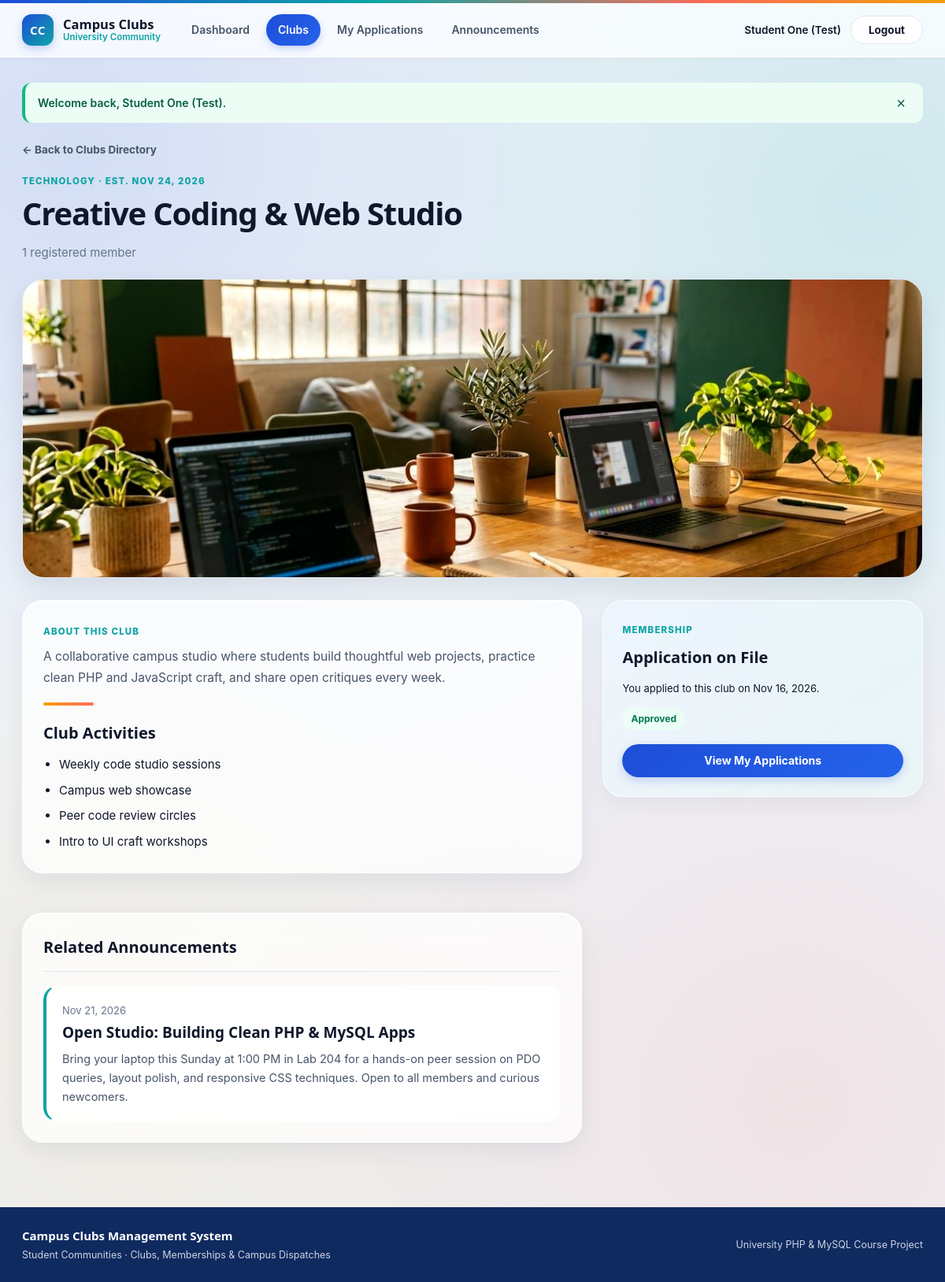
Screenshot of /student/club_details.php?id=1 (signed in) with the database file from the repository.
### tables this page shows
CREATE TABLE `clubs` (
    `id` INT UNSIGNED NOT NULL AUTO_INCREMENT,
    `name` VARCHAR(140) NOT NULL,
    `description` TEXT NOT NULL,
    `category` VARCHAR(80) NOT NULL,
    `activities` TEXT NOT NULL,
    `image` VARCHAR(255) DEFAULT 'images/club-tech.jpg',
    `created_at` TIMESTAMP NOT NULL DEFAULT CURRENT_TIMESTAMP,
    PRIMARY KEY (`id`),
    UNIQUE KEY `uq_clubs_name` (`name`),
    KEY `idx_clubs_category` (`category`)
);

CREATE TABLE `announcements` (
    `id` INT UNSIGNED NOT NULL AUTO_INCREMENT,
    `club_id` INT UNSIGNED DEFAULT NULL,
    `title` VARCHAR(180) NOT NULL,
    `content` TEXT NOT NULL,
    `created_at` TIMESTAMP NOT NULL DEFAULT CURRENT_TIMESTAMP,
    PRIMARY KEY (`id`),
    KEY `idx_announcements_club` (`club_id`),
    KEY `idx_announcements_created` (`created_at`),
    CONSTRAINT `fk_announcements_club`
        FOREIGN KEY (`club_id`) REFERENCES `clubs` (`id`)
        ON DELETE CASCADE ON UPDATE CASCADE
);

CREATE TABLE `membership_applications` (
    `id` INT UNSIGNED NOT NULL AUTO_INCREMENT,
    `student_id` INT UNSIGNED NOT NULL,
    `club_id` INT UNSIGNED NOT NULL,
    `motivation` TEXT DEFAULT NULL,
    `status` ENUM('Pending', 'Approved', 'Rejected') NOT NULL DEFAULT 'Pending',
    `application_date` TIMESTAMP NOT NULL DEFAULT CURRENT_TIMESTAMP,
    PRIMARY KEY (`id`),
    KEY `idx_apps_student_club` (`student_id`, `club_id`, `status`),
    KEY `idx_apps_status` (`status`),
    CONSTRAINT `fk_apps_student`
        FOREIGN KEY (`student_id`) REFERENCES `users` (`id`)
        ON DELETE CASCADE ON UPDATE CASCADE,
    CONSTRAINT `fk_apps_club`
        FOREIGN KEY (`club_id`) REFERENCES `clubs` (`id`)
        ON DELETE CASCADE ON UPDATE CASCADE
);

### student/club_details.php (the view, shortened to what this page needs)
<?php
require_once '../db.php';
$student_id = (int) $_SESSION['user_id'];
$club_id    = isset($_REQUEST['id']) ? (int) $_REQUEST['id'] : 0;
$stmt = $pdo->prepare(
    'SELECT c.*, (SELECT COUNT(*) FROM club_members cm WHERE cm.club_id = c.id) AS member_count
     FROM clubs c WHERE c.id = :id LIMIT 1'
);
$stmt->execute([':id' => $club_id]);
$club = $stmt->fetch();
$chk = $pdo->prepare(
    'SELECT id, status, application_date FROM membership_applications
     WHERE student_id = :sid AND club_id = :cid
     ORDER BY application_date DESC LIMIT 1'
);
$chk->execute([':sid' => $student_id, ':cid' => $club_id]);
$existing_app = $chk->fetch();
$ann_stmt = $pdo->prepare(
    'SELECT * FROM announcements WHERE club_id = :cid ORDER BY created_at DESC LIMIT 4'
);
$ann_stmt->execute([':cid' => $club_id]);
$club_announcements = $ann_stmt->fetchAll();
$activities = array_filter(array_map('trim', preg_split('/[;\r\n]+/', (string) $club['activities'])));
$can_apply  = (!$existing_app || $existing_app['status'] === 'Rejected');
require '../header.php';
?>
<a href="clubs.php" class="back-link">&larr; Back to Clubs Directory</a>
<section class="club-detail-header">
    <span class="kicker"><?= e($club['category']) ?> &middot; Est. <?= e(format_date($club['created_at'])) ?></span>
    <h1 class="display-title-xl"><?= e($club['name']) ?></h1>
    <p class="muted"><?= (int) $club['member_count'] ?> registered member<?= ((int) $club['member_count'] === 1 ? '' : 's') ?></p>
</section>
<div class="club-detail-banner">
    <img src="../<?= e($club['image'] ?: 'images/club-tech.jpg') ?>" alt="<?= e($club['name']) ?>">
</div>
<div class="editorial-spread">
    <div class="detail-story-col">
        <section class="surface-block">
            <span class="kicker">About This Club</span>
            <p class="story-prose"><?= nl2br(e($club['description'])) ?></p>
            <?php if (!empty($activities)): ?>
                <div class="ochre-rule"></div>
                <h2 class="sub-heading">Club Activities</h2>
                <ul class="editorial-bullets">
                    <?php foreach ($activities as $act): ?>
                        <li><?= e($act) ?></li>
                    <?php endforeach; ?>
                </ul>
            <?php endif; ?>
        </section>
        <section class="surface-block">
            <div class="section-head">
                <h2>Related Announcements</h2>
            </div>
            <?php if (empty($club_announcements)): ?>
                <p class="empty-copy">No announcements have been posted for this club yet.</p>
            <?php else: ?>
                <div class="gazette-list">
                    <?php foreach ($club_announcements as $ann): ?>
                        <article class="gazette-entry">
                            <span class="muted small-text"><?= e(format_date($ann['created_at'])) ?></span>
                            <h3 class="gazette-title"><?= e($ann['title']) ?></h3>
                            <p class="gazette-body"><?= nl2br(e($ann['content'])) ?></p>
                        </article>
                    <?php endforeach; ?>
                </div>
            <?php endif; ?>
        </section>
    </div>
    <aside>
        <section class="sage-panel">
            <span class="kicker">Membership</span>
            <?php if (!$can_apply): ?>
                <h2 class="panel-heading">Application on File</h2>
                <p class="small-text">You applied to this club on <?= e(format_date($existing_app['application_date'])) ?>.</p>
                <div class="status-row"><?= status_pill($existing_app['status']) ?></div>
                <a href="my_applications.php" class="btn btn-forest btn-block">View My Applications</a>
            <?php endif; ?>
        </section>
    </aside>
</div>
<?php require '../footer.php'; ?>

### db.php (shortened to what this page needs)
<?php
function e($value): string
{
    return htmlspecialchars((string) ($value ?? ''), ENT_QUOTES, 'UTF-8');
}
function format_date(?string $dateStr): string
{
    $ts = strtotime($dateStr);
    return $ts ? date('M j, Y', $ts) : e($dateStr);
}
function status_pill(string $status): string
{
    $key = strtolower(trim($status));
    $cls = 'status-pending';
    if ($key === 'approved') {
        $cls = 'status-approved';
    } elseif ($key === 'rejected') {
        $cls = 'status-rejected';
    }
    return '<span class="status-pill ' . $cls . '">' . e(ucfirst($key)) . '</span>';
}

### rows the page displays
clubs: category "TECHNOLOGY", created_at "NOV 24, 2026", name "Creative Coding & Web Studio", image (picture), description "A collaborative campus studio where students build thoughtful web projects, practice clean PHP and JavaScript craft, and share open critiques every week.", activities "Weekly code studio sessions", activities "Campus web showcase", activities "Peer code review circles", activities "Intro to UI craft workshops"
announcements: created_at "Nov 21, 2026", title "Open Studio: Building Clean PHP & MySQL Apps", content "Bring your laptop this Sunday at 1:00 PM in Lab 204 for a hands-on peer session on PDO queries, layout polish, and responsive CSS techniques. Open to all members and curious newcomers."
membership_applications: application_date "Nov 16, 2026", status "Approved"

### other values shown
$user_name "Student One (Test)"
$flash['message'] "Welcome back, Student One (Test)."
$club['member_count'] "1"
